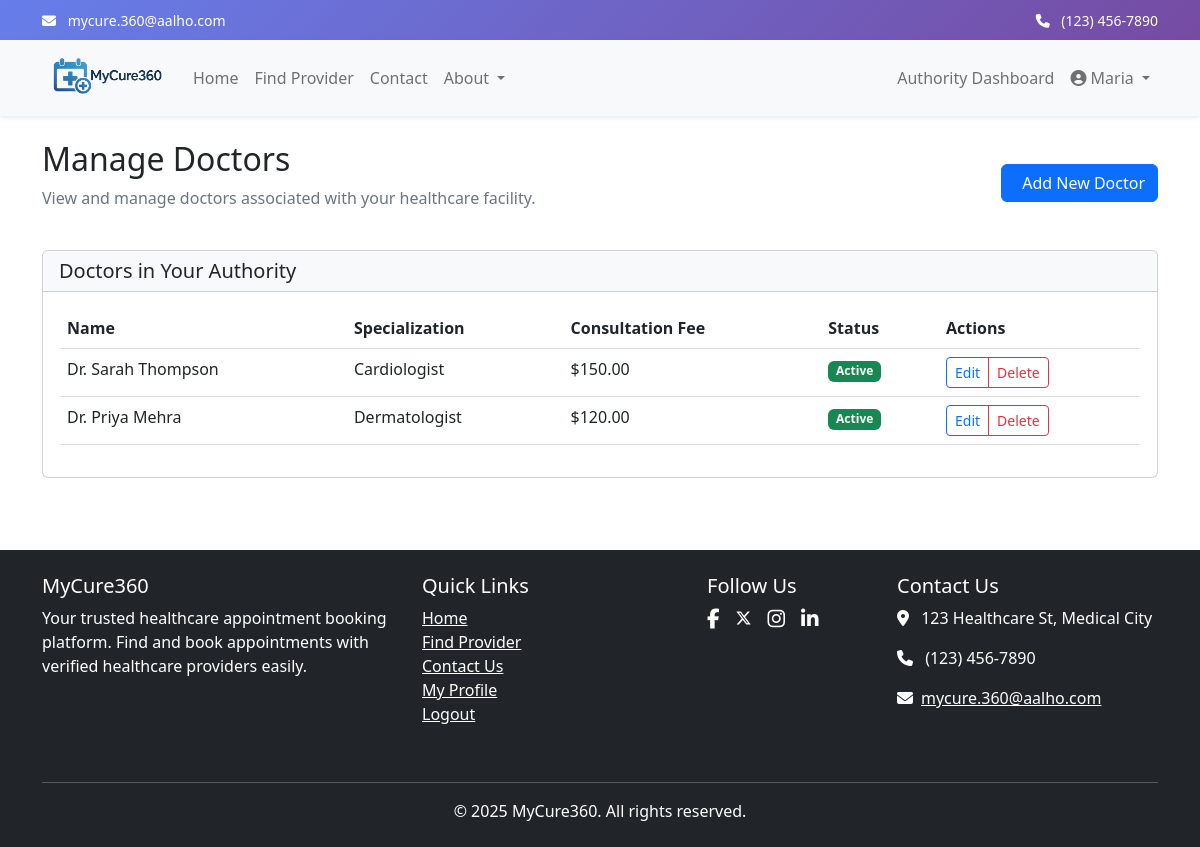
Page /authorities/doctors/ (signed in) on the committed database.
### accounts/models.py (models this page shows, shortened)
class User(AbstractUser):
    USER_TYPE_CHOICES = (
        ('CUSTOMER', 'Customer'),
        ('AUTHORITY', 'Authority'),
        ('ADMIN', 'Admin'),
    )
    GENDER_CHOICES = (
        ('M', 'Male'),
        ('F', 'Female'),
        ('O', 'Other'),
        ('P', 'Prefer not to say'),
    )
    username = None
    email = models.EmailField(_('email address'), unique=True)
    phone_number = models.CharField(max_length=15, blank=True, null=True)
    user_type = models.CharField(max_length=10, choices=USER_TYPE_CHOICES, default='CUSTOMER')
    address = models.TextField(blank=True, null=True)
    date_of_birth = models.DateField(blank=True, null=True)
    gender = models.CharField(max_length=1, choices=GENDER_CHOICES, blank=True, null=True)
    age = models.PositiveIntegerField(blank=True, null=True)
    profile_picture = models.ImageField(upload_to='profile_pics/', blank=True, null=True)
    USERNAME_FIELD = 'email'
    REQUIRED_FIELDS = []
    objects = CustomUserManager()
    class Meta:
        db_table = 'users'
        verbose_name = 'User'
        verbose_name_plural = 'Users'

### authorities/models.py (models this page shows, shortened)
class Doctor(models.Model):
    GENDER_CHOICES = (
        ('MALE', 'Male'),
        ('FEMALE', 'Female'),
        ('OTHER', 'Other'),
    )
    authority = models.ForeignKey(Authority, on_delete=models.CASCADE, related_name='doctors')
    name = models.CharField(max_length=255)
    specialization = models.CharField(max_length=255)
    qualification = models.CharField(max_length=255)
    experience_years = models.PositiveIntegerField()
    gender = models.CharField(max_length=6, choices=GENDER_CHOICES)
    photo = models.ImageField(upload_to='doctor_photos/', blank=True, null=True)
    email = models.EmailField(blank=True, null=True)
    phone = models.CharField(max_length=15, blank=True, null=True)
    bio = models.TextField(blank=True, null=True)
    consultation_fee = models.DecimalField(max_digits=10, decimal_places=2, blank=True, null=True)
    is_active = models.BooleanField(default=True)
    created_at = models.DateTimeField(auto_now_add=True)
    updated_at = models.DateTimeField(auto_now=True)
    class Meta:
        verbose_name = 'Doctor'
        verbose_name_plural = 'Doctors'
        db_table = 'doctors'

### authorities/views.py (the view)
    def wrapper(request, *args, **kwargs):
        if request.user.user_type != 'AUTHORITY':
            messages.error(request, "You don't have permission to access this page.")
            return redirect('home')
        try:
            request.user.authority_profile
        except Authority.DoesNotExist:
            messages.error(request, "Your authority profile is not set up. Please contact admin.")
            return redirect('home')
        return view_func(request, *args, **kwargs)

### authorities/views.py (called while the page is built)
def authority_required(view_func):
    def wrapper(request, *args, **kwargs):
        if request.user.user_type != 'AUTHORITY':
            messages.error(request, "You don't have permission to access this page.")
            return redirect('home')
        try:
            request.user.authority_profile
        except Authority.DoesNotExist:
            messages.error(request, "Your authority profile is not set up. Please contact admin.")
            return redirect('home')
        return view_func(request, *args, **kwargs)
    return wrapper

@login_required
@authority_required
def manage_doctors_view(request):
    authority = request.user.authority_profile
    doctors = Doctor.objects.filter(authority=authority)
    context = {
        'authority': authority,
        'doctors': doctors,
    }
    return render(request, 'authorities/doctors.html', context)

### authorities/templates/authorities/doctors.html (shortened to what this page needs)
{% extends 'base.html' %}
{% load static %}
{% block content %}
<div class="container py-4">
    <div class="d-flex justify-content-between align-items-center mb-4">
        <div>
            <h1 class="h2">Manage Doctors</h1>
            <p class="text-muted">View and manage doctors associated with your healthcare facility.</p>
        </div>
        <div>
            <a href="{% url 'add_doctor' %}" class="btn btn-primary">
                 Add New Doctor
            </a>
        </div>
    </div>
    <div class="card">
        <div class="card-header bg-light">
            <h5 class="mb-0">Doctors in Your Authority</h5>
        </div>
        <div class="card-body">
            {% if doctors %}
            <div class="table-responsive">
                <table class="table table-hover">
                    <thead>
                        <tr>
                            <th>Name</th>
                            <th>Specialization</th>
                            <th>Consultation Fee</th>
                            <th>Status</th>
                            <th>Actions</th>
                        </tr>
                    </thead>
                    <tbody>
                        {% for doctor in doctors %}
                        <tr>
                            <td>{{ doctor.name }}</td>
                            <td>{{ doctor.specialization }}</td>
                            <td>${{ doctor.consultation_fee }}</td>
                            <td>
                                {% if doctor.is_active %}
                                <span class="badge bg-success">Active</span>
                                {% else %}
                                <span class="badge bg-secondary">Inactive</span>
                                {% endif %}
                            </td>
                            <td>
                                <div class="btn-group btn-group-sm">
                                    <a href="{% url 'edit_doctor' doctor.id %}" class="btn btn-outline-primary">
                                         Edit
                                    </a>
                                    <a href="{% url 'delete_doctor' doctor.id %}" class="btn btn-outline-danger">
                                         Delete
                                    </a>
                                </div>
                            </td>
                        </tr>
                        {% endfor %}
                    </tbody>
                </table>
            </div>
            {% endif %}
        </div>
    </div>
</div>
{% endblock %}

### templates/navbar.html (shortened to what this page needs)
<div class="header-gradient text-white py-2">
    <div class="container">
        <div class="row">
            <div class="col-md-6">
                <small>
                    <i class="fas fa-envelope me-2"></i>
                    <a href="mailto:mycure.360@aalho.com" class="text-white text-decoration-none">mycure.360@aalho.com</a>
                </small>
            </div>
            <div class="col-md-6 text-md-end">
                <small>
                    <i class="fas fa-phone me-2"></i>
                    <a href="tel:+1234567890" class="text-white text-decoration-none">(123) 456-7890</a>
                </small>
            </div>
        </div>
    </div>
</div>
<nav class="navbar navbar-expand-lg navbar-light bg-light shadow-sm w-100">
    <div class="container">
        <a class="navbar-brand" href="{% url 'home' %}">
            <img src="/static/images/logo.png" alt="MyCure360 Logo" height="50">
        </a>
        <div class="collapse navbar-collapse" id="navbarNav">
            <ul class="navbar-nav me-auto">
                <li class="nav-item">
                    <a class="nav-link" href="{% url 'home' %}">Home</a>
                </li>
                <li class="nav-item">
                    <a class="nav-link" href="{% url 'search' %}">Find Provider</a>
                </li>
                <li class="nav-item">
                    <a class="nav-link" href="{% url 'contact' %}">Contact</a>
                </li>
                <li class="nav-item dropdown">
                    <a class="nav-link dropdown-toggle" href="#" id="aboutDropdown" role="button" data-bs-toggle="dropdown" aria-expanded="false">
                        About
                    </a>
                </li>
            </ul>
            <ul class="navbar-nav">
                {% if user.is_authenticated %}
                    {% if user.user_type == 'ADMIN' %}
                    <li class="nav-item">
                        <a class="nav-link" href="{% url 'admin_dashboard' %}">Admin Dashboard</a>
                    </li>
                    {% elif user.user_type == 'AUTHORITY' %}
                    <li class="nav-item">
                        <a class="nav-link" href="{% url 'authority_dashboard' %}">Authority Dashboard</a>
                    </li>
                    {% else %}
                    <li class="nav-item">
                        <a class="nav-link" href="{% url 'my_appointments' %}">My Appointments</a>
                    </li>
                    {% endif %}
                    <li class="nav-item dropdown">
                        <a class="nav-link dropdown-toggle" href="#" id="navbarDropdown" role="button" data-bs-toggle="dropdown" aria-expanded="false">
                            <i class="fas fa-user-circle"></i> {{ user.first_name }}
                        </a>
                    </li>
                {% endif %}
            </ul>
        </div>
    </div>
</nav>

### templates/base.html (style rules this page uses)
body { overflow-x: hidden; }
.navbar, footer { width: 100%; }
.header-gradient { background: linear-gradient(135deg, #667eea 0%, #764ba2 100%); }

### rows in the picture
User: first_name "Maria"
Doctor: name "Dr. Sarah Thompson", specialization "Cardiologist", consultation_fee "150.00", is_active "Active"
Doctor: name "Dr. Priya Mehra", specialization "Dermatologist", consultation_fee "120.00", is_active "Active"
